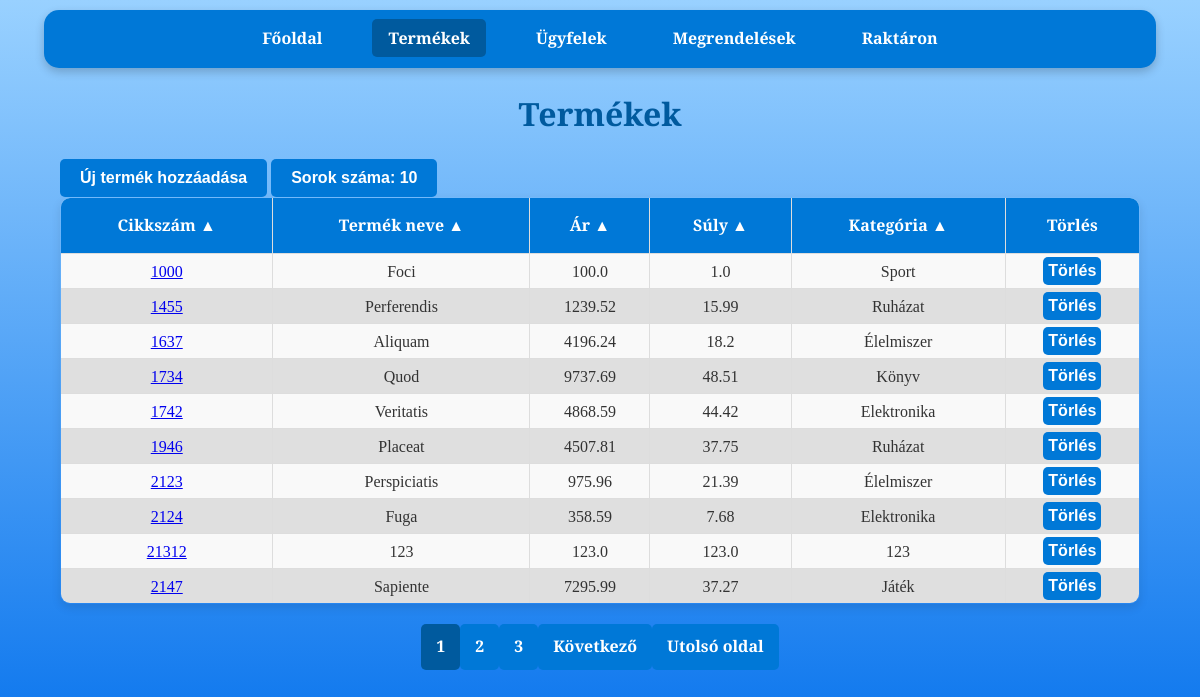
Page /products on the committed database.
### tables this page shows
CREATE TABLE products (
                    id INTEGER PRIMARY KEY,
                    cikkszam TEXT UNIQUE,
                    egyseg_vonalkod INTEGER ,
                    gyujto_vonalkod INTEGER ,
                    nev TEXT,
                    ar REAL,
                    suly REAL,
                    kategoria TEXT);

### app.py (the view)
@app.route('/products')
def products():
    per_page = int(request.args.get('per_page', 10))  # Egy oldalon megjelenő elemek száma
    page = int(request.args.get('page', 1))  # Az aktuális oldal lekérése (alapértelmezett: 1)
    offset = (page - 1) * per_page  # Az eltolás számítása
    order_by = str(request.args.get('order_by', 'cikkszam'))
    desc = request.args.get('desc', 'false').lower() in ('true', '1')
    valid_columns = {'cikkszam', 'nev', 'ar', 'suly', 'kategoria'}
    if order_by not in valid_columns:
        raise ValueError("Invalid column name for ordering.") #Elkerüljük az SQL injection-t
    if desc:
        descending = 'DESC'
    if not desc:
        descending = ''
    conn = get_db_connection()
    products = conn.execute(
        f'SELECT * FROM products ORDER BY {order_by} {descending} LIMIT ? OFFSET ?', (per_page, offset)
    ).fetchall()
    total_products = conn.execute('SELECT COUNT(*) FROM products').fetchone()[0]
    conn.close()
    total_pages = (total_products + per_page - 1) // per_page  # Összes oldal száma
    start_page = max(1, page - 2)  # Az aktuális oldalhoz képest 2-vel hátrébb
    end_page = min(total_pages, page + 2)  # Az aktuális oldalhoz képest 2-vel előrébb
    query_params = {
        'page': page,
        'per_page': per_page,
        'order_by': order_by,
        'desc': desc
    }
    columns = [
        {"name": "cikkszam", "label": "Cikkszám"},
        {"name": "nev", "label": "Termék neve"},
        {"name": "ar", "label": "Ár"},
        {"name": "suly", "label": "Súly"},
        {"name": "kategoria", "label": "Kategória"}
    ]
    return render_template(
        'products.html',
        products=products,
        page=page,
        order_by=order_by,
        desc=desc,
        total_pages=total_pages,
        start_page=start_page,
        end_page=end_page,
        query_params=query_params,
        columns=columns
    )

### app.py (called while the page is built)
def get_db_connection():
    conn = sqlite3.connect('database.db')
    conn.row_factory = sqlite3.Row
    return conn

### templates/products.html (shortened to what this page needs)
<!DOCTYPE html>
<html lang="hu">
<head>
    <link rel="stylesheet" href="{{ url_for('static', filename='css/style.css') }}">
</head>
<body>
    <nav>
        <a href="{{ url_for('index') }}">Főoldal</a>
        <a class="disabled">Termékek</a>
        <a href="{{ url_for('customers') }}">Ügyfelek</a>
        <a href="{{ url_for('orders') }}">Megrendelések</a>
        <a href="{{ url_for('stock') }}">Raktáron</a>
    </nav>
    <h1>Termékek</h1>
    <div class="container">
        <a href="{{ url_for('add_product') }}" class="button-wrapper">
            <button>Új termék hozzáadása</button>
        </a>
        <div class="dropdown">
            <button class="dropbtn">Sorok száma: {{ query_params['per_page'] }}</button>
        </div>
        <table>
            <thead>
                <tr>
                    {% for column in columns %}
                    <th>
                        <a href="{{ url_for('products', **dict(query_params, order_by=column.name, desc=0 if query_params['order_by'] == column.name and query_params['desc'] else 1)) }}">
                            {{ column.label }} {{ '▼' if query_params['order_by'] == column.name and query_params['desc'] else '▲' }}
                        </a>
                    </th>
                    {% endfor %}
                    <th>Törlés</th>
                </tr>
            </thead>
            <tbody>
                {% for product in products %}
                <tr>
                    <td>
                        <a href="{{ url_for('product_details', cikkszam=product.cikkszam) }}">
                            {{ product.cikkszam }}
                        </a>
                    </td>
                    <td>
                        {{ product.nev }}
                    </td>
                    <td>{{ product.ar }}</td>
                    <td>{{ product.suly }}</td>
                    <td>{{ product.kategoria }}</td>
                    <td>
                        <form action="{{ url_for('delete_product', product_id=product.id) }}" method="post" >
                            <button type="submit">Törlés</button>
                        </form>
                    </td>
                </tr>
                {% endfor %}
            </tbody>
        </table>
    </div>
    <div class="pagination">
        {% for p in range(start_page, end_page + 1) %}
        <a href="{{ url_for('products', **dict(query_params, page=p)) }}" class="{% if p == page %}active{% endif %}">{{ p }}</a>
        {% endfor %}
        {% if page < total_pages %}
        <a href="{{ url_for('products', **dict(query_params, page=page+1)) }}">Következő</a>
        <a href="{{ url_for('products', **dict(query_params, page=total_pages)) }}">Utolsó oldal</a>
        {% endif %}
    </div>
</body>
</html>

### static/css/style.css (style rules this page uses)
body { font-family: 'Merriweather', serif; margin: 0; padding: 0; background: linear-gradient(to bottom, #99d1ff, #006eec); background-attachment: fixed; background-size: cover; color: #333; line-height: 1.6; }
body::before { content: ''; position: fixed; top: 0; left: 0; width: 100%; height: 100%; background-image: url('https://www.transparenttextures.com/patterns/cubes.png'); opacity: 0.4; z-index: -1; pointer-events: none; }
nav { background-color: #0078D7; color: #fff; padding: 1rem; margin: 10px auto; width: 90%; max-width: 1200px; border-radius: 15px; box-shadow: 0 4px 10px rgba(0, 0, 0, 0.2); text-align: center; }
nav a { color: white; text-decoration: none; margin: 0 15px; font-weight: bold; padding: 0.5rem 1rem; border-radius: 5px; transition: background-color 0.3s ease; }
nav a.disabled { background-color: #005a9e; }
h1 { text-align: center; margin: 20px 0; color: #005a9e; font-weight: 700; }
form { width: 90%; max-width: 600px; margin: 20px auto; background: white; padding: 20px; border-radius: 10px; box-shadow: 0 4px 10px rgba(0, 0, 0, 0.1); }
a.button-wrapper { display: inline-block; }
button { background-color: #0078D7; color: white; border: none; padding: 10px 20px; border-radius: 5px; font-weight: bold; cursor: pointer; font-size: 1rem; transition: background-color 0.3s ease; text-decoration: none; }
.container { width: 90%; margin: 20px auto; }
table { width: 100%; border-collapse: collapse; border-radius: 10px; overflow: hidden; box-shadow: 0 4px 10px rgba(0, 0, 0, 0.1); }
table, th, td { border: 1px solid #ddd; }
th { background-color: #0078D7; color: white; font-weight: bold; padding: 15px; }
th a { color: white; text-decoration: none; }
td { padding: 3px 10px; text-align: center; }
tr:nth-child(even) { background-color: #dfdfdf }
tr:nth-child(odd) { background-color: #f9f9f9 }
td form { width: 100%; margin: 0 0; background: transparent; text-align: center; padding: 0; border-radius: 10px; box-shadow: none; }
td form button { background-color: #0078D7; color: white; border: none; padding: 5px 5px; border-radius: 5px; font-weight: bold; cursor: pointer; font-size: 1rem; transition: background-color 0.3s ease; text-decoration: none; }
.pagination { display: flex; justify-content: center; align-items: center; margin: 20px 0; list-style-type: none; padding: 0; }
.pagination a { display: inline-block; padding: 10px 15px; text-decoration: none; background-color: #0078D7; color: white; font-weight: bold; border-radius: 5px; transition: background-color 0.3s ease; font-size: 1rem; }
.pagination a.active { background-color: #005a9e; cursor: default; }
.dropbtn { background-color: #0078D7; color: white; padding: 10px 20px; font-size: 16px; font-weight: bold; border: none; border-radius: 5px; cursor: pointer; transition: background-color 0.3s ease, box-shadow 0.3s ease; }
.dropdown { position: relative; display: inline-block; }

### rows in the picture
products: cikkszam "1000", nev "Foci", ar "100.0", suly "1.0", kategoria "Sport"
products: cikkszam "1455", nev "Perferendis", ar "1239.52", suly "15.99", kategoria "Ruházat"
products: cikkszam "1637", nev "Aliquam", ar "4196.24", suly "18.2", kategoria "Élelmiszer"
products: cikkszam "1734", nev "Quod", ar "9737.69", suly "48.51", kategoria "Könyv"
products: cikkszam "1742", nev "Veritatis", ar "4868.59", suly "44.42", kategoria "Elektronika"
products: cikkszam "1946", nev "Placeat", ar "4507.81", suly "37.75", kategoria "Ruházat"
products: cikkszam "2123", nev "Perspiciatis", ar "975.96", suly "21.39", kategoria "Élelmiszer"
products: cikkszam "2124", nev "Fuga", ar "358.59", suly "7.68", kategoria "Elektronika"
products: cikkszam "21312", nev "123", ar "123.0", suly "123.0", kategoria "123"
products: cikkszam "2147", nev "Sapiente", ar "7295.99", suly "37.27", kategoria "Játék"

### other values in the picture
{{ query_params['per_page'] }} "10"
{{ column.label }} "Cikkszám" "Termék neve" "Ár" "Súly" "Kategória"
{{ p }} "1" "2" "3"
